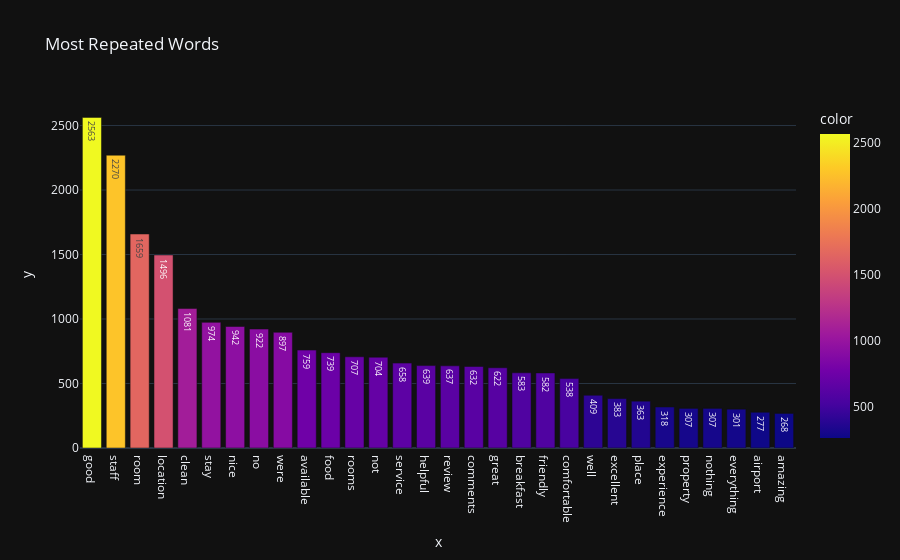

Source (notebook cell):
### Code cell
## Ploting The most 30 words repeated in spam message
px.bar(x = pd.DataFrame(Counter(word).most_common(30))[0] , y=pd.DataFrame(Counter(word).most_common(30))[1] ,
        template='plotly_dark' , text_auto=True  , color=pd.DataFrame(Counter(word).most_common(30))[1] , 
      title = 'Most Repeated Words')

### Figure 1 — Plotly figure (JSON) as saved in the notebook; plotly's stock layout.template omitted (floating-point values rounded to 4 significant figures)
{"data": [{"alignmentgroup": "True", "hovertemplate": "x=%{x}<br>y=%{y}<br>color=%{marker.color}<extra></extra>", "legendgroup": "", "marker": {"color": [2563, 2270, 1659, 1496, 1081, 974, 942, 922, 897, 759, 739, 707, 704, 658, 639, 637, 632, 622, 583, 582, 538, 409, 383, 363, 318, 307, 307, 301, 277, 268], "coloraxis": "coloraxis", "pattern": {"shape": ""}}, "name": "", "offsetgroup": "", "orientation": "v", "showlegend": false, "textposition": "auto", "texttemplate": "%{y}", "type": "bar", "x": ["good", "staff", "room", "location", "clean", "stay", "nice", "no", "were", "available", "food", "rooms", "not", "service", "helpful", "review", "comments", "great", "breakfast", "friendly", "comfortable", "well", "excellent", "place", "experience", "property", "nothing", "everything", "airport", "amazing"], "xaxis": "x", "y": [2563, 2270, 1659, 1496, 1081, 974, 942, 922, 897, 759, 739, 707, 704, 658, 639, 637, 632, 622, 583, 582, 538, 409, 383, 363, 318, 307, 307, 301, 277, 268], "yaxis": "y"}], "layout": {"autosize": true, "barmode": "relative", "coloraxis": {"colorbar": {"title": {"text": "color"}}, "colorscale": [[0, "#0d0887"], [0.1111, "#46039f"], [0.2222, "#7201a8"], [0.3333, "#9c179e"], [0.4444, "#bd3786"], [0.5556, "#d8576b"], [0.6667, "#ed7953"], [0.7778, "#fb9f3a"], [0.8889, "#fdca26"], [1, "#f0f921"]]}, "legend": {"tracegroupgap": 0}, "title": {"text": "Most Repeated Words"}, "xaxis": {"anchor": "y", "autorange": true, "domain": [0, 1], "range": [-0.5, 29.5], "title": {"text": "x"}, "type": "category"}, "yaxis": {"anchor": "x", "autorange": true, "domain": [0, 1], "range": [0, 2698.0], "title": {"text": "y"}, "type": "linear"}}}
